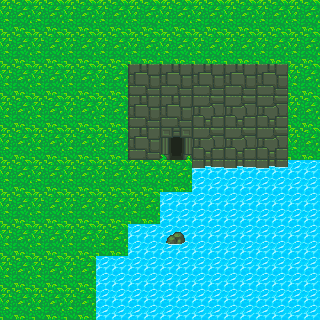

A level layout from a 2D game, rendered from its tile map. Below: a short description, then the map file with its tile-grid data intact:
An orthogonal 10x10 tile map with 32x32 px tiles, 1 tile layer (Kachelebene 1) and 2 objects.

<map version="1.2" tiledversion="1.2.1" orientation="orthogonal" renderorder="right-down" width="10" height="10" tilewidth="32" tileheight="32" infinite="0" nextlayerid="6" nextobjectid="10">
 <tileset firstgid="1" source="Testmaptileset.tsx" />
 <layer id="1" name="Kachelebene 1" width="10" height="10">
  <data encoding="csv">
14,14,14,14,14,14,14,14,14,14,
14,14,14,14,14,14,14,14,14,14,
14,14,14,14,17,17,17,17,17,14,
14,14,14,14,17,17,16,16,16,14,
14,14,14,14,17,43,16,16,16,14,
14,14,14,14,14,14,46,46,46,68,
14,14,14,14,14,68,68,68,68,68,
14,14,14,14,68,44,68,68,68,68,
14,14,14,68,68,68,68,68,68,68,
14,14,14,68,68,68,68,68,68,68
</data>
 </layer>
 <objectgroup id="2" name="natural_collision">
  <object id="1" x="127.5" y="65" width="159.5" height="94.3333" />
  <object id="9" x="166.667" y="235" width="8" height="8.33333" />
 </objectgroup>
 <objectgroup id="3" name="Objektebene 2" />
</map>
